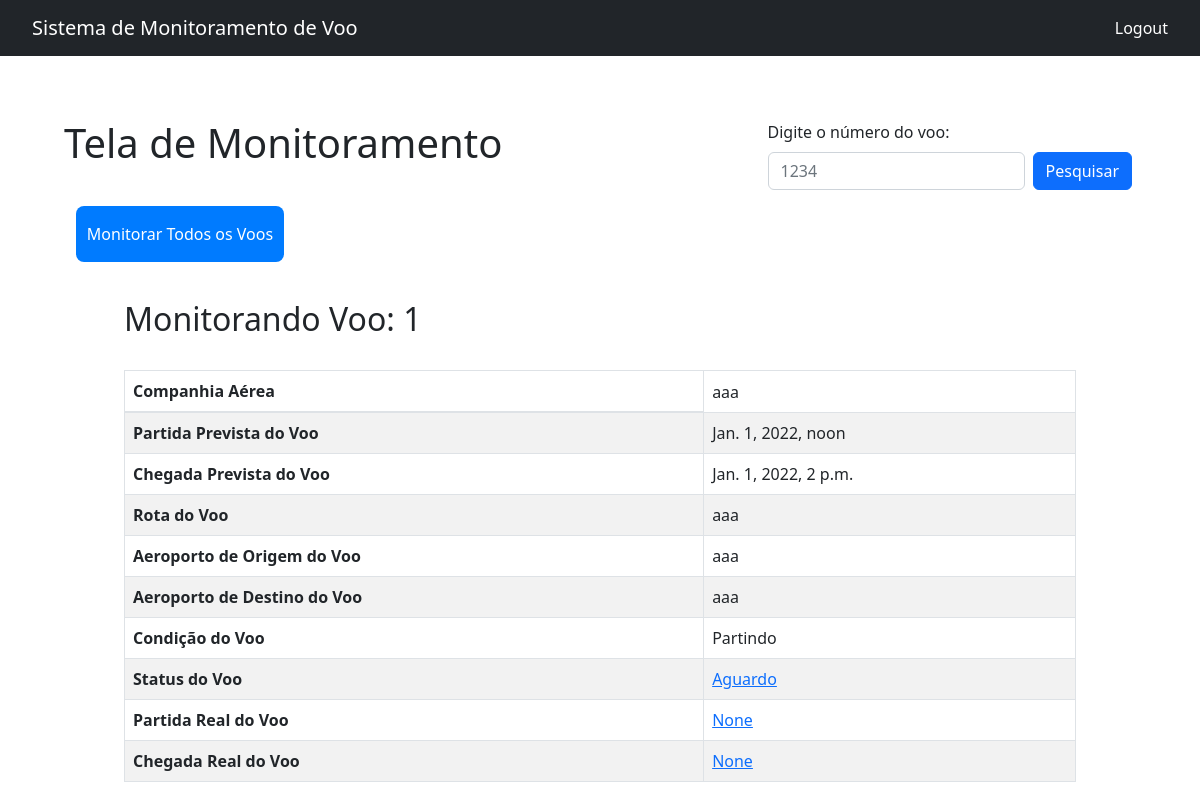
Page /monitoramento/?voo=1 on the earlier database version.
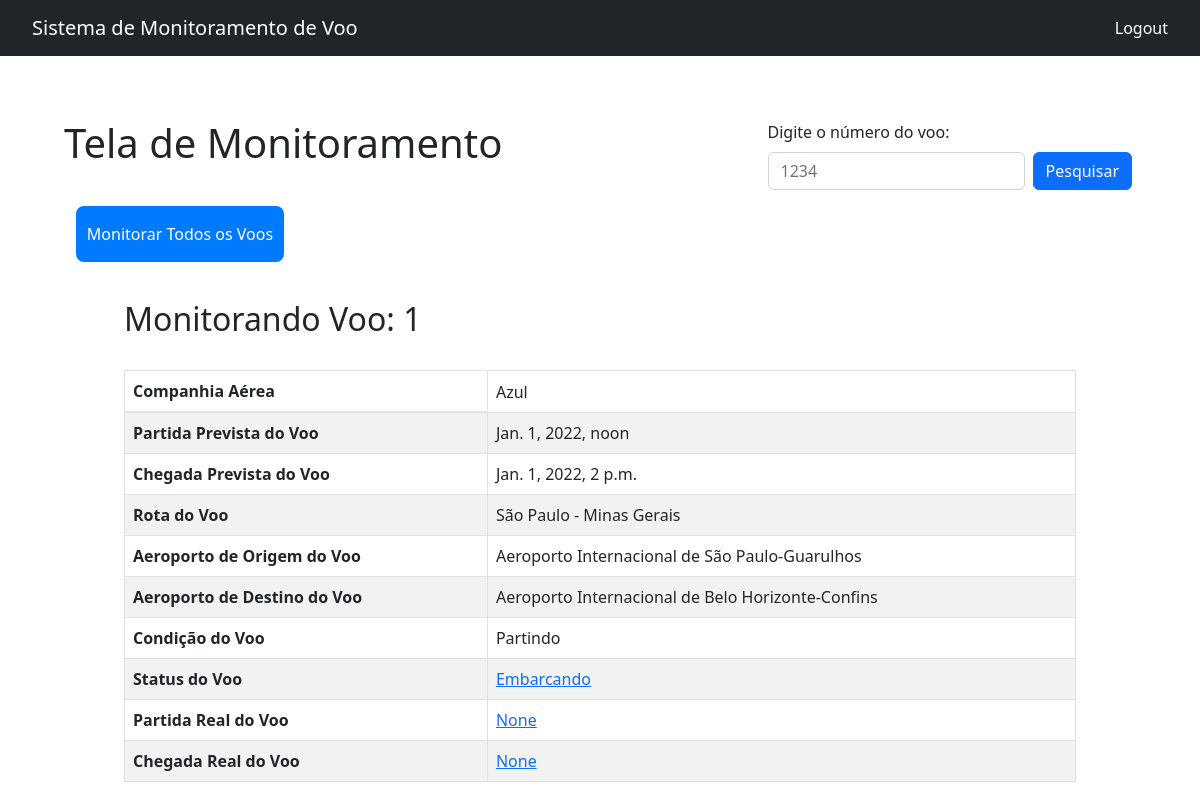
Same page on the later database version.
### aeroporto/models.py (models this page shows, shortened)
class Voo(models.Model):
    codigoVoo = models.IntegerField(primary_key=True, null=False, unique=True)
    companhiaAerea = models.CharField(max_length=100, null=False)
    partidaPrevista = models.DateTimeField(null=False)
    partidaReal = models.DateTimeField(null=True)
    chegadaPrevista = models.DateTimeField(null=False)
    chegadaReal = models.DateTimeField(null=True)
    status = models.CharField(max_length=100, null=False, default='Aguardo')
    rota = models.CharField(max_length=100, null=True)
    aeroportoOrigem = models.CharField(max_length=100, null=False)
    aeroportoDestino = models.CharField(max_length=100, null=False)
    condicao = models.CharField(max_length=100, null=False)
    class Meta:
        db_table = 'voos'

### aeroporto/views.py (the view)
# urls.py: path('monitoramento/', views.voo_search_view, name='monitoramento_voo'),
def voo_search_view(request):
    voo_object = None
    query = None
    query_dict = request.GET
    try:
        query = int(query_dict.get('voo'))
    except:
        query = None
    if query is not None:
        try:
            voo_object = Voo.objects.get(codigoVoo=query)
        except:
            voo_object = None
            messages.error(request, f'Não foi encontrado Voo com o código {query}')
    context = {'voo': voo_object}
    return render(request, 'monitoramento/voosearch.html', context=context)

### template/monitoramento/voosearch.html (shortened to what this page needs)
{% load static %}
<!DOCTYPE html>
<html>
<head>
    <link rel="stylesheet" href="{% static 'css/bootstrap/bootstrap.min.css' %}">
    <link rel="stylesheet" href="{% static 'css/navbar.css' %}">
    <link rel="stylesheet" href="{% static 'css/monitoramento.css' %}">
</head>
<body>
    <div class="nav-container">
        <nav class="navbar navbar-expand navbar-dark bg-dark">
            <a class="navbar-brand">Sistema de Monitoramento de Voo</a>
            <div class="collapse navbar-collapse" id="navbarText">
                <span class="navbar-text">
                        <a class="nav-link" href="{% url 'voos'%}">Logout</a>
                </span>
            </div>
        </nav>
    </div>
    <div class="container">
        <div class="search-box row">
            <div class="col-md titulo">
                <h1 titulo-text>Tela de Monitoramento</h1>
            </div>
            <form class="row g-3 search-form col-auto">
                <div class="col-auto mb-3">
                    <label for="formGroupExampleInput" class="form-label">Digite o número do voo:</label>
                    <input type="text" class="form-control" id="formGroupExampleInput" placeholder="1234" name="voo">
                </div>
                <div class="col-auto div-pesquisar">
                    <button type="submit" class="btn btn-primary mb-3">Pesquisar</button>
                </div>
            </form>
        </div>
        <div class="monitorar-all">
            <a href="{% url 'monitoramento_all' %}"><span>Monitorar Todos os Voos</span></a>
        </div>
        <div class="container-xl table-voo">
            <h2>Monitorando Voo: {{ voo.codigoVoo }} </h2>
            <br>
            <table class="table table-striped table-bordered">
                <thead>
                    <tr>
                        <th scope="col">Companhia Aérea</th>
                        <td scope="col">{{ voo.companhiaAerea}}</td>
                    </tr>
                </thead>
                <tbody>
                    <tr>
                        <th scope="row">Partida Prevista do Voo</th>
                        <td> {{voo.partidaPrevista}} </td>
                    </tr>
                    <tr>
                        <th scope="row">Chegada Prevista do Voo</th>
                        <td> {{voo.chegadaPrevista}} </td>
                    </tr>
                    <tr>
                        <th scope="row">Rota do Voo</th>
                        <td> {{voo.rota}} </td>
                    </tr>
                    <tr>
                        <th scope="row">Aeroporto de Origem do Voo</th>
                        <td> {{ voo.aeroportoOrigem}} </td>
                    </tr>
                    <tr>
                        <th scope="row">Aeroporto de Destino do Voo</th>
                        <td> {{ voo.aeroportoDestino}} </td>
                    </tr>
                    <tr>
                        <th scope="row">Condição do Voo</th>
                        <td> {{ voo.condicao }} </td>
                    </tr>
                    <tr>
                        <th scope="row">Status do Voo</th>
                        <td scope="col">
                            {% if voo.pk %}
                            <a href="{% url 'atualizar_status_voo' voo.pk %}">{{ voo.status }}</a> {% endif %}
                        </td>
                    </tr>
                    <tr>
                        <th scope="row">Partida Real do Voo</th>
                        <td scope="col">
                            {% if voo.pk %}
                            <a href="{% url 'atualizar_partida_voo' voo.pk %}">{{ voo.partidaReal }}</a> {% endif %}
                        </td>
                    </tr>
                    <tr>
                        <th scope="row">Chegada Real do Voo</th>
                        <td scope="col">
                            {% if voo.pk %}
                            <a href="{% url 'atualizar_chegada_voo' voo.pk %}">{{ voo.chegadaReal }}</a> {% endif %}
                        </td>
                    </tr>
                </tbody>
            </table>
        </div>
    </div>
</body>
</html>

Differences in the rows shown:
changed Voo "Partindo": companhiaAerea "aaa" → "Azul"; rota "aaa" → "São Paulo - Minas Gerais"; aeroportoOrigem "aaa" → "Aeroporto Internacional de São Paulo-Guarulhos"; aeroportoDestino "aaa" → "Aeroporto Internacional de Belo Horizonte-Confins"; status "Aguardo" → "Embarcando"
